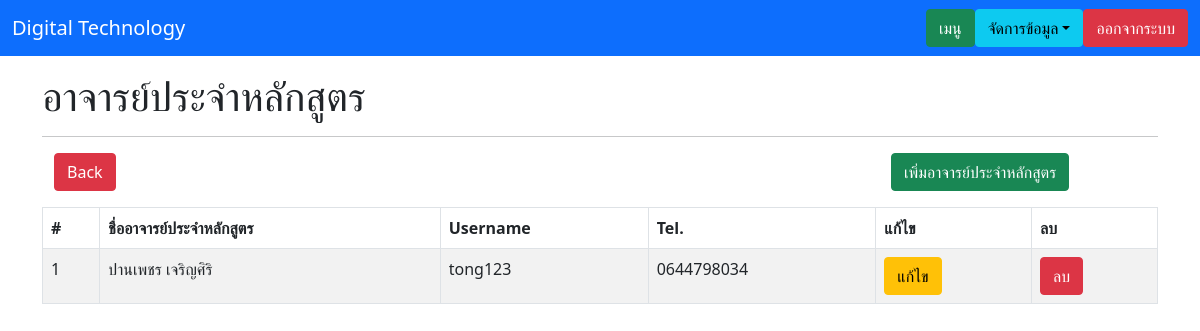
The page /course_teacher.php on the database its author committed.
### tables this page shows
CREATE TABLE `tbl_courseteacher` (
  `ctcID` int(2) NOT NULL,
  `ctcUserName` varchar(20) NOT NULL,
  `ctcPassword` varchar(12) NOT NULL,
  `ctcName` varchar(255) NOT NULL,
  `ctcTel` varchar(10) NOT NULL
);

### functions.php (called while the page is built, shortened)
<?php
    class DB_con{
        function __construct() {
            $conn = mysqli_connect(DB_SERVER,DB_USER,DB_PASS,DB_NAME);
            $this->dbcon = $conn;
        }
        public function fetchdata_ctc(){
            $result = mysqli_query($this->dbcon, "SELECT * FROM tbl_courseteacher");
            return $result ;
        }
    }
?>

### course_teacher.php (the view, shortened to what this page needs)
<!DOCTYPE html>
<html lang="en">
<head>
    <link rel="stylesheet" href="https://stackpath.bootstrapcdn.com/bootstrap/5.0.0-alpha2/css/bootstrap.min.css">
</head>
<body>
<nav class="navbar navbar-expand-lg navbar-dark bg-primary">
        <div class="container-fluid">
            <a class="navbar-brand" href="index.php">Digital Technology</a>
                <ul class="nav justify-content-end">
                    <li class="nav-item">
                        <a class="btn btn-success" aria-current="page" href="teacher_menu.php">เมนู</a>
                    </li>
                    <li>
                        <div class="dropdown ml-2">
                            <button class="btn btn-info dropdown-toggle" type="button" id="dropdown-menu" data-toggle="dropdown" aria-expanded="false">จัดการข้อมูล</button>
                        </div>
                    </li>
                    <li>
                        <a class="btn btn-danger ml-2" aria-current="page" href="logout.php">ออกจากระบบ</a>
                    </li>
                </ul>
        </div >
    </nav>
    <div class="container">
        <h1 class="mt-3">อาจารย์ประจำหลักสูตร</h1>
        <hr>
        <div class="container">
            <div class="row justify-content-between">
                <div class="col-4">
                    <a href="teacher_menu.php" class="btn btn-danger mb-3">Back</a>
                </div>
                <div class="col-3">
                <a href="teacher_insert.php" class="btn btn-success mb-3">เพิ่มอาจารย์ประจำหลักสูตร</a>
                </div>
            </div>
        </div>
        <table id="course_table" class="table table-bordered table-striped">
            <thead>
                <th>#</th>
                <th>ชื่ออาจารย์ประจำหลักสูตร</th>
                <th>Username</th>
                <th>Tel.</th>
                <th>แก้ไข</th>
                <th>ลบ</th>
            </thead>
            <tbody>
                <?php
                    include_once('functions.php');
                    $fetchdata = new DB_con();
                    $sql = $fetchdata->fetchdata_ctc();
                    while ($row = mysqli_fetch_array($sql)) {
                ?>
                    <tr>
                        <td><?php echo $row['ctcID']; ?></td>
                        <td><?php echo $row['ctcName']; ?></td>
                        <td><?php echo $row['ctcUserName']; ?></td>
                        <td><?php echo $row['ctcTel']; ?></td>
                        <td><a href="teacher_update.php?ctcID=<?php echo $row['ctcID']; ?>" class="btn btn-warning">แก้ไข</a></td>
                        <td><a href="teacher_delete.php?del=<?php echo $row['ctcID']; ?>" class="btn btn-danger">ลบ</a></td>
                    </tr>
                <?php
                    }
                ?>
            </tbody>
        </table>
    </div>
</body>
</html>

### rows shown on the page
tbl_courseteacher: ctcID "1", ctcName "ปานเพชร เจริญศิริ", ctcUserName "tong123", ctcTel "0644798034"
